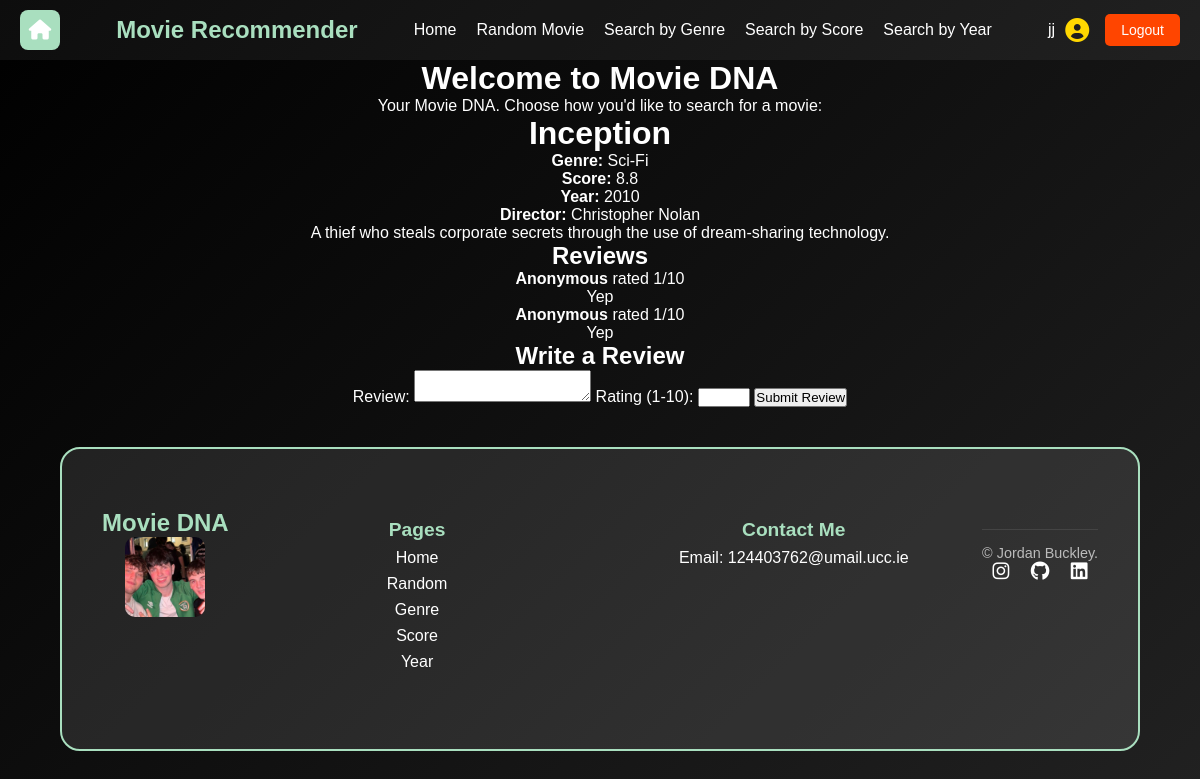
/movie/1 (signed in), run on the app's committed database.
### tables this page shows
CREATE TABLE movies 
(
    movie_id INTEGER PRIMARY KEY AUTOINCREMENT,
    title TEXT NOT NULL,
    genre TEXT NOT NULL,
    score FLOAT,
    year INTEGER,
    director TEXT,
    description TEXT
, image_url TEXT);

CREATE TABLE reviews (
    id INTEGER PRIMARY KEY AUTOINCREMENT,
    movie_id INTEGER NOT NULL,
    user TEXT NOT NULL,
    review_text TEXT NOT NULL,
    rating INTEGER NOT NULL CHECK(rating >= 1 AND rating <= 10),
    FOREIGN KEY (movie_id) REFERENCES movies(movie_id)
);

### app.py (the view, shortened to what this page needs)
@app.route("/movie/<int:movie_id>", methods=["GET", "POST"])
@login_required
def movie_details(movie_id):
    db = get_db()
    form = ReviewForm()
    movie = db.execute("SELECT * FROM movies WHERE movie_id = ?", (movie_id,)).fetchone()
    reviews = db.execute("SELECT * FROM reviews WHERE movie_id = ?", (movie_id,)).fetchall()
    return render_template("reviews.html", movie=movie,
                           reviews=reviews,
                           form=form)

### forms.py
class ReviewForm(FlaskForm):
    review_text = TextAreaField("Your Review", validators=[InputRequired()])
    rating = IntegerField("Rating (1-10)", validators=[InputRequired(), NumberRange(min=1, max=10)])
    submit = SubmitField("Submit Review")

### app.py (called while the page is built)
@app.before_request
def load_logged_in_user():
    g.user = session.get("user_id",None)

def login_required(view):
    @wraps(view)
    def wrapped_view(*args, **kwargs):
        if g.user is None:
            return(redirect(url_for("login", next=request.url)))
        return view(*args, **kwargs)
    return wrapped_view

### database.py (called while the page is built)
def get_db():
    if "db" not in g:
        g.db = sqlite3.connect(DATABASE,
                                detect_types=sqlite3.PARSE_DECLTYPES
                        )
        g.db.row_factory = sqlite3.Row
    return g.db

### templates/reviews.html (shortened to what this page needs)
{% extends "base.html" %}
{% block main_content %}
    <div class="movie-container">
        <h1>{{ movie.title }}</h1>
        <p><strong>Genre:</strong> {{ movie.genre }}</p>
        <p><strong>Score:</strong> {{ movie.score }}</p>
        <p><strong>Year:</strong> {{ movie.year }}</p>
        <p><strong>Director:</strong> {{ movie.director }}</p>
        <p>{{ movie.description }}</p>
    </div>
    <h2>Reviews</h2>
    {% for review in reviews %}
        <div class="review">
            <p><strong>{{ review.user }}</strong> rated {{ review.rating }}/10</p>
            <p>{{ review.review_text }}</p>
        </div>
    {% else %}
        <p>No reviews yet. Be the first to review!</p>
    {% endfor %}
    <h2>Write a Review</h2>
    <form method="POST">
        <label for="review_text">Review:</label>
        {{ form.review_text() }}
        <label for="rating">Rating (1-10):</label>
        {{ form.rating() }}
        {{ form.submit() }}
    </form>
{% endblock %}

### static/styles.css (style rules this page uses)
* { margin: 0; padding: 0; box-sizing: border-box; }
body { font-family: 'Arial', sans-serif; background: linear-gradient(-45deg, #0f0f0f, #1c1c1c, #2c2c2c, #000000); background-size: 400% 400%; animation: movingBackground 10s ease infinite; color: white; text-align: center; min-height: 100vh; display: flex; flex-direction: column; }

### data on the page
movies: title "Inception", genre "Sci-Fi", score "8.8", year "2010", director "Christopher Nolan", description "A thief who steals corporate secrets through the use of dream-sharing technology."
reviews: user "Anonymous", rating "1", review_text "Yep"
reviews: user "Anonymous", rating "1", review_text "Yep"

### other printed values
{{ session['user_id'] }} "jj"
